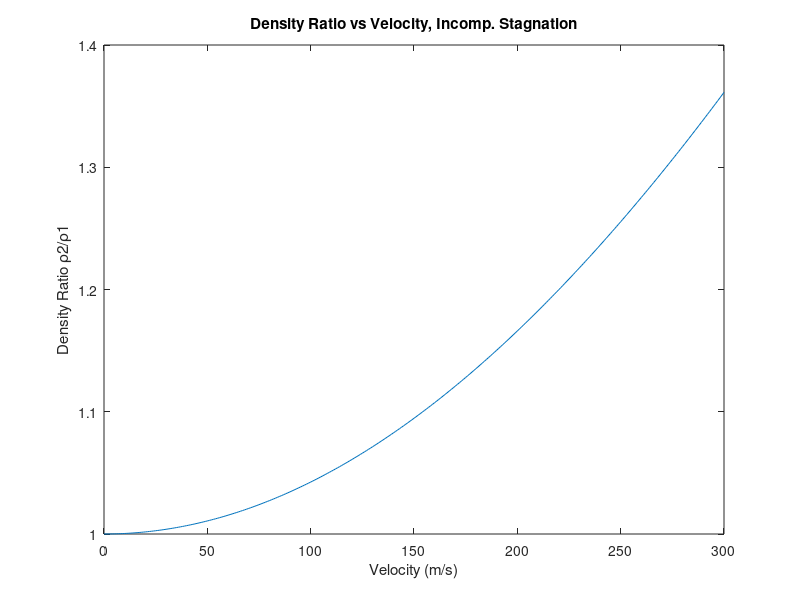

Write the MATLAB code that produced this figure.
v = 0:1:300;
rho = 1.2;
p = 100000;
pRatio = 1+(0.5*rho*v.^2)/p;
densityRatio = pRatio.^(1/1.4);
plot(v,densityRatio)
xlabel('Velocity (m/s)');
ylabel('Density Ratio \rho2/\rho1');
title('Density Ratio vs Velocity, Incomp. Stagnation')